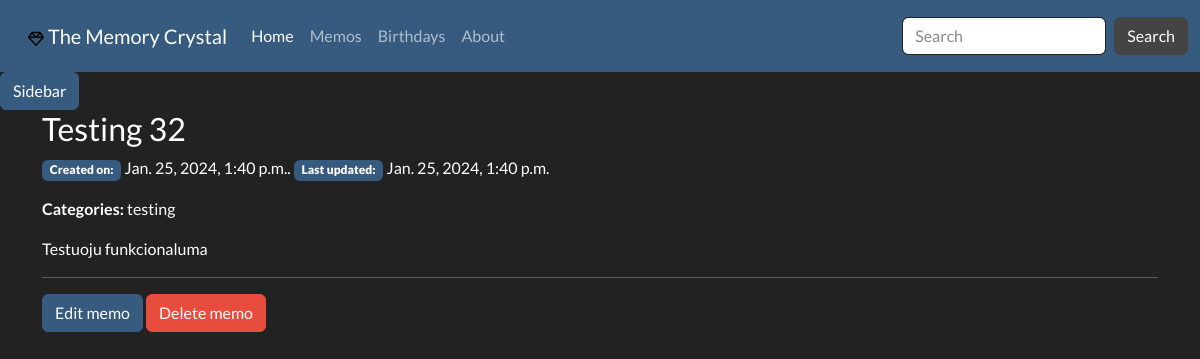
Screenshot of /notes/memo/testing-32none with the database file from the repository.
### memory_crystal/models.py (models this page shows, shortened)
class Memo(models.Model):
    pub_date = models.DateTimeField(auto_now_add=True, verbose_name='Date created')
    last_modified = models.DateTimeField(auto_now=True, verbose_name='Last modified')
    slug = models.SlugField(max_length=20, unique=True, blank=True, null=True)
    title = models.CharField(max_length=100, unique=True)
    content = HTMLField()
    category = models.ManyToManyField('Category', related_name='memos', help_text='Memo categories', blank=True)
    class Meta:
        ordering = ['last_modified', 'pub_date']
    @property
    def all_categories(self) -> str:
        return ', '.join(cat.name for cat in self.category.all())

class Category(models.Model):
    name = models.CharField(max_length=200, unique=True)
    memo = models.ManyToManyField(Memo, related_name='categories', blank=True)
    def __str__(self) -> str:
        return f'{self.name.title()}'
    class Meta:
        verbose_name_plural = 'Categories'

### memory_crystal/views.py (the view)
# urls.py: path('memo/<str:slug>', views.MemoDetailView.as_view(), name='memo-detail'),
class MemoDetailView(generic.DetailView):
    model = Memo
    template_name = 'memory_crystal/memo_detail.html'

### memory_crystal/templatetags/memo_extras.py (called while the page is built)
@register.inclusion_tag('memory_crystal/offcanvas.html')
def render_offcanvas():
    all_categories = Category.objects.all()
    return {'all_categories': all_categories}

### memory_crystal/templates/memory_crystal/memo_detail.html (shortened to what this page needs)
{% extends 'memory_crystal/base.html' %}
{% block content %}
<div class="container">
    <div class="row">
        <div class="col-12">
            <h3>{{ memo.title }}</h3>
            <p><span class="badge bg-primary"><b>Created on:</b></span> {{ memo.pub_date }}. <span class="badge bg-primary"><b>Last updated:</b></span> {{ memo.last_modified }}</p>
            <p><b>Categories:</b> {{ memo.all_categories }}</p>
            <p>{{ memo.content | safe}}</p>
            <hr>
        </div>
    </div>
    <div class="row">
        <div class="col-4">
            <a type="button" class="btn btn-primary" href="{% url 'memo-edit' memo.slug %}">Edit memo</a>
            <button type="button" class="btn btn-danger" data-bs-toggle="modal" data-bs-target="#delete-modal">Delete memo</button>
        </div>
    </div>
</div>
{% endblock %}

### rows the page displays
Memo: title "Testing 32", pub_date "Jan. 25, 2024, 1:40 p.m.", last_modified "Jan. 25, 2024, 1:40 p.m.", all_categories "testing", content "Testuoju funkcionaluma"
